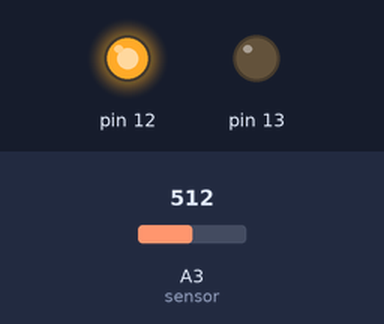
This sketch was run on a simulated Arduino Uno, built with avr-gcc and run on an emulated ATmega328P. Parts: output pins drawn as LEDs (lit = HIGH). The test bench sets the inputs (shaded band); at power-on: A3 (sensor) = 512.

Above: at 1.2 s.
1.3 s: A3 (sensor) set to 693
2.8 s: A3 (sensor) set to 712
At 3.4 s:
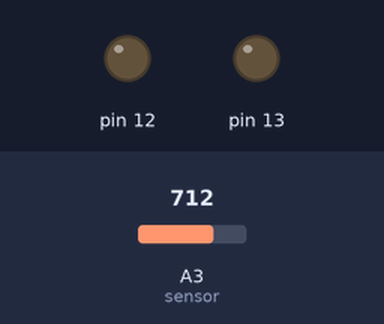
4.3 s: A3 (sensor) set to 290
At 4.6 s:
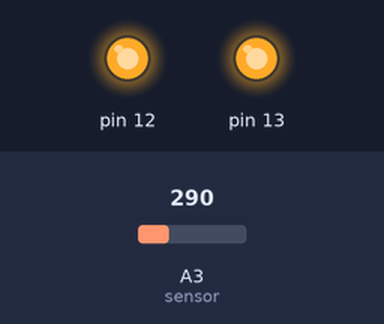
5.8 s: A3 (sensor) set to 311
At 7.0 s:
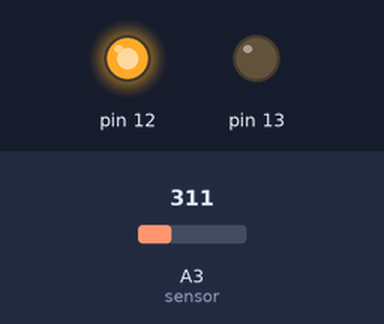
7.3 s: A3 (sensor) set to 122
At 8.3 s:
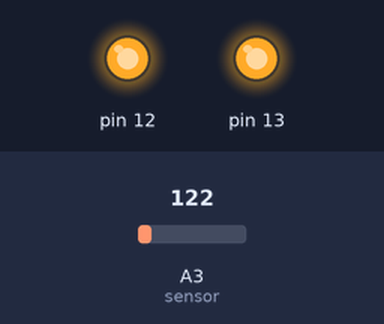
Timing chart, 0 to 9.8 s (numbered marks = the images above; inputs shaded):
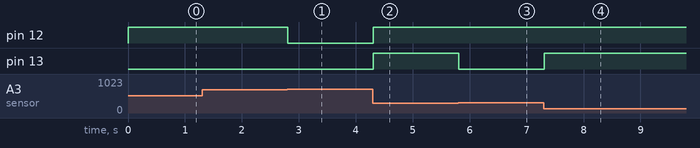

Measured:
- the behaviour switches between 700 and 701 on A3 (sensor) (found by bisection; images 0 and 1)
- the behaviour switches between 299 and 300 on A3 (sensor) (found by bisection; images 2 and 3)
- after the input at 1.3 s, every drawn part: stays the same
- after the input at 2.8 s, pin 12: HIGH → LOW at once
- after the input at 4.3 s, pin 12, pin 13: LOW → HIGH at once
- after the input at 5.8 s, pin 13: HIGH → LOW at once
- after the input at 7.3 s, pin 13: LOW → HIGH at once

The sketch:

if_else.ino
```cpp
void setup() {
  pinMode(12, OUTPUT);
  pinMode(13, OUTPUT);
}

void loop() {
  int val = analogRead(A3); // read brightnes sensor
  if (val > 700) { // very bright, off both LEDs
    digitalWrite(12, LOW);
    digitalWrite(13, LOW);
  }
  else if (val >= 300) { // medium brightness, on one LED
    digitalWrite(12, HIGH);
    digitalWrite(13, LOW);
  }
  else{ // very dim, on both LED
    digitalWrite(12, HIGH);
    digitalWrite(13, HIGH);
  }
  delay(100);
}
```
